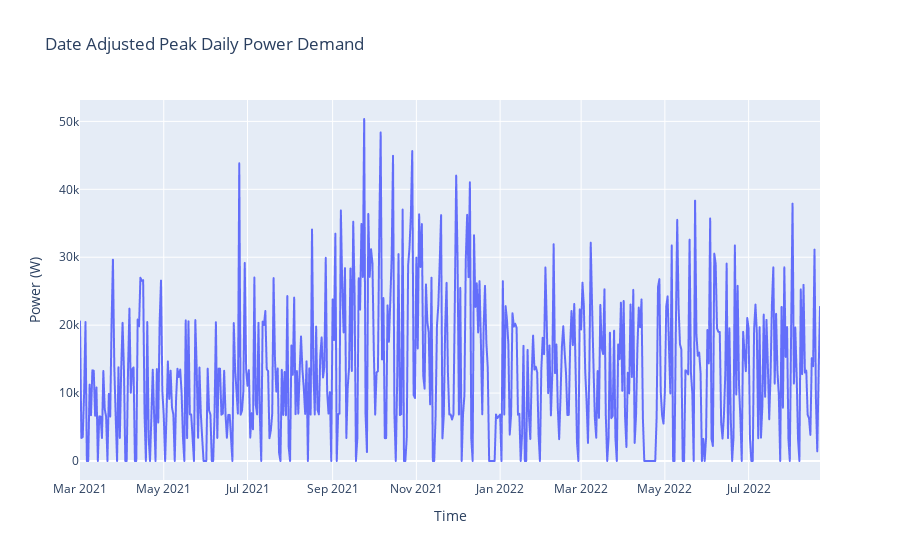

The cell this chart's notebook holds for it:
### Code cell
fig = FigureResampler(go.Figure())
fig.add_trace(go.Scattergl(), hf_x = df_24h_ts.index  , hf_y = df_24h_ts["max_power"])
fig.update_layout(title = f"Date Adjusted Peak Daily Power Demand", xaxis_title = "Time", yaxis_title="Power (W)")
fig.show()

### Figure 1 — Plotly figure (JSON) as saved in the notebook; plotly's stock layout.template omitted (floating-point values rounded to 4 significant figures; data arrays with more than 128 entries replaced by an {"elided": "..."} marker saying what was removed)
{"data": [{"type": "scattergl", "uid": "b4ba06e9-c8fe-4598-aee4-f9133c342325", "x": {"elided": "540 str values"}, "y": {"elided": "540 int values"}}], "layout": {"autosize": true, "title": {"text": "Date Adjusted Peak Daily Power Demand"}, "xaxis": {"autorange": true, "range": ["2021-03-01", "2022-08-22"], "title": {"text": "Time"}, "type": "date"}, "yaxis": {"autorange": true, "range": [-2797.0, 53150.0], "title": {"text": "Power (W)"}, "type": "linear"}}}
